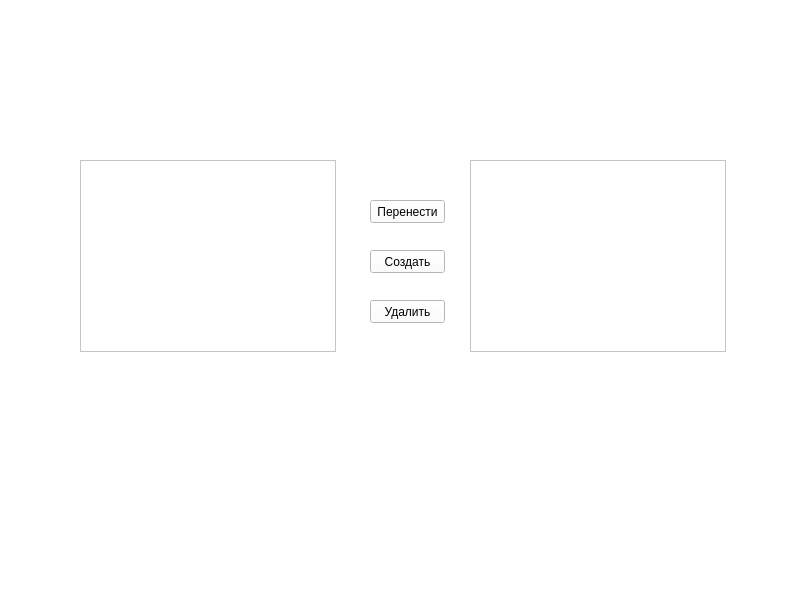
<?xml version="1.0" encoding="UTF-8"?>
<ui version="4.0">
 <class>MainWindow</class>
 <widget class="QMainWindow" name="MainWindow">
  <property name="geometry">
   <rect>
    <x>0</x>
    <y>0</y>
    <width>800</width>
    <height>600</height>
   </rect>
  </property>
  <property name="windowTitle">
   <string>Файловая система</string>
  </property>
  <property name="styleSheet">
   <string notr="true">background-color: rgb(255, 255, 255);</string>
  </property>
  <widget class="QWidget" name="centralwidget">
   <widget class="QListWidget" name="listWidget">
    <property name="geometry">
     <rect>
      <x>80</x>
      <y>160</y>
      <width>256</width>
      <height>192</height>
     </rect>
    </property>
    <property name="styleSheet">
     <string notr="true">background-color: rgb(255, 255, 255);</string>
    </property>
   </widget>
   <widget class="QListWidget" name="listWidget_2">
    <property name="geometry">
     <rect>
      <x>470</x>
      <y>160</y>
      <width>256</width>
      <height>192</height>
     </rect>
    </property>
    <property name="styleSheet">
     <string notr="true">background-color: rgb(255, 255, 255);</string>
    </property>
   </widget>
   <widget class="QPushButton" name="pushButton">
    <property name="geometry">
     <rect>
      <x>370</x>
      <y>300</y>
      <width>75</width>
      <height>23</height>
     </rect>
    </property>
    <property name="styleSheet">
     <string notr="true">background-color: rgb(255, 255, 255);</string>
    </property>
    <property name="text">
     <string>Удалить</string>
    </property>
   </widget>
   <widget class="QPushButton" name="pushButton_2">
    <property name="geometry">
     <rect>
      <x>370</x>
      <y>250</y>
      <width>75</width>
      <height>23</height>
     </rect>
    </property>
    <property name="styleSheet">
     <string notr="true">background-color: rgb(255, 255, 255);</string>
    </property>
    <property name="text">
     <string>Создать</string>
    </property>
   </widget>
   <widget class="QPushButton" name="pushButton_3">
    <property name="geometry">
     <rect>
      <x>370</x>
      <y>200</y>
      <width>75</width>
      <height>23</height>
     </rect>
    </property>
    <property name="styleSheet">
     <string notr="true">background-color: rgb(255, 255, 255);</string>
    </property>
    <property name="text">
     <string>Перенести</string>
    </property>
   </widget>
  </widget>
  <widget class="QMenuBar" name="menubar">
   <property name="geometry">
    <rect>
     <x>0</x>
     <y>0</y>
     <width>800</width>
     <height>21</height>
    </rect>
   </property>
  </widget>
  <widget class="QStatusBar" name="statusbar"/>
 </widget>
 <resources/>
 <connections/>
</ui>
